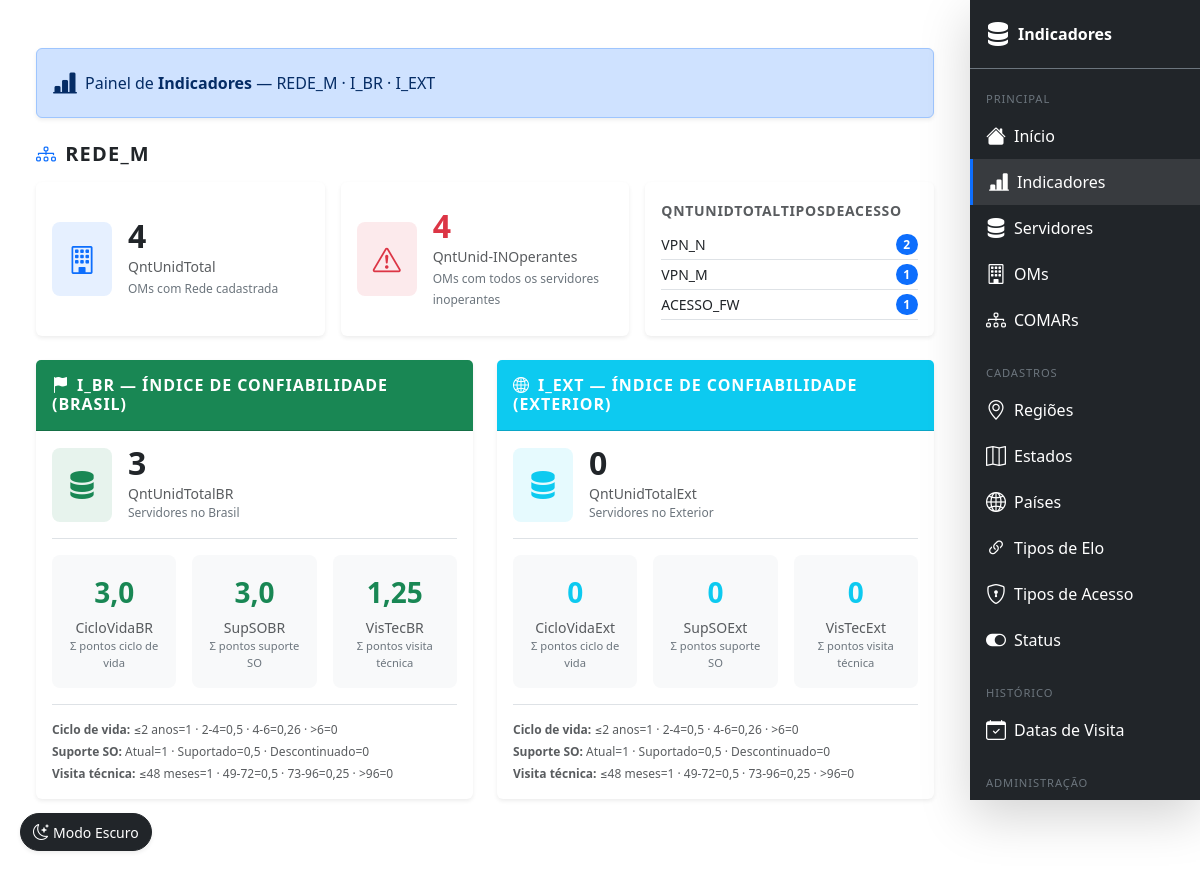
Page /indicadores/ (signed in) on the committed database.
### indicadores/models.py (models this page shows, shortened)
class TipoAcesso(models.Model):
    tipo = models.CharField(max_length=100)

### indicadores/views/views_indicadores.py (the view)
# urls.py: path('', include('indicadores.urls', namespace='ind')),
def indicadores(request):
    return render(request, 'indicadores.html', _compute_indicadores())

### indicadores/models.py (called while the page is built)
    def idade_anos(self):
        return (timezone.now().date() - self.data_aquisicao).days / 365

    def score_ciclo_vida(self):
        anos = self.idade_anos()
        if anos <= 2:
            return 1.0
        elif anos <= 4:
            return 0.5
        elif anos <= 6:
            return 0.26
        return 0.0

    def score_suporte_so(self):
        return {
            self.SUPORTE_ATUAL: 1.0,
            self.SUPORTE_SUPORTADO: 0.5,
            self.SUPORTE_DESCONTINUADO: 0.0,
        }.get(self.suporte_so, 0.0)

### indicadores/views/views_indicadores.py (called while the page is built)
def _score_vis_tec(ultima_visita):
    if ultima_visita is None:
        return 0.0
    meses = (timezone.now().date() - ultima_visita).days / 30.44
    if meses <= 48:
        return 1.0
    elif meses <= 72:
        return 0.5
    elif meses <= 96:
        return 0.25
    return 0.0

### templates/indicadores.html (shortened to what this page needs)
{% extends 'base.html' %}
{% block content %}
<div class="container-fluid py-4">
    <div class="row g-4 mb-4">
        <div class="col-12">
            <div class="alert alert-primary d-flex align-items-center gap-2 shadow-sm mb-0" role="alert">
                <i class="bi bi-bar-chart-line-fill fs-4"></i>
                <span>Painel de <strong>Indicadores</strong> — REDE_M · I_BR · I_EXT</span>
            </div>
        </div>
    </div>
    <h5 class="text-uppercase fw-bold mb-3" style="letter-spacing:.06em;">
        <i class="bi bi-diagram-3 me-2 text-primary"></i>REDE_M
    </h5>
    <div class="row g-3 mb-4">
        <div class="col-12 col-sm-6 col-xl-4">
            <div class="card border-0 shadow-sm h-100">
                <div class="card-body d-flex align-items-center gap-3 py-3">
                    <div class="rounded-3 bg-primary bg-opacity-10 p-3 flex-shrink-0">
                        <i class="bi bi-building fs-3 text-primary"></i>
                    </div>
                    <div>
                        <div class="fs-2 fw-bold lh-1">{{ rede_qnt_unid_total }}</div>
                        <div class="text-muted small mt-1">QntUnidTotal<br>
                            <span class="text-secondary" style="font-size:.75rem;">OMs com Rede cadastrada</span>
                        </div>
                    </div>
                </div>
            </div>
        </div>
        <div class="col-12 col-sm-6 col-xl-4">
            <div class="card border-0 shadow-sm h-100">
                <div class="card-body d-flex align-items-center gap-3 py-3">
                    <div class="rounded-3 bg-danger bg-opacity-10 p-3 flex-shrink-0">
                        <i class="bi bi-exclamation-triangle fs-3 text-danger"></i>
                    </div>
                    <div>
                        <div class="fs-2 fw-bold lh-1 text-danger">{{ rede_om_inoperantes }}</div>
                        <div class="text-muted small mt-1">QntUnid-INOperantes<br>
                            <span class="text-secondary" style="font-size:.75rem;">OMs com todos os servidores inoperantes</span>
                        </div>
                    </div>
                </div>
            </div>
        </div>
        <div class="col-12 col-xl-4">
            <div class="card border-0 shadow-sm h-100">
                <div class="card-header bg-transparent border-0 pb-0 pt-3 px-3">
                    <span class="fw-semibold small text-muted text-uppercase" style="letter-spacing:.05em;">
                        QntUnidTotalTiposdeAcesso
                    </span>
                </div>
                <div class="card-body pt-2">
                    {% if rede_tipos_acesso %}
                        <ul class="list-unstyled mb-0">
                            {% for ta in rede_tipos_acesso %}
                            <li class="d-flex justify-content-between align-items-center py-1 border-bottom">
                                <span class="small">{{ ta.tipo }}</span>
                                <span class="badge bg-primary rounded-pill">{{ ta.total }}</span>
                            </li>
                            {% endfor %}
                        </ul>
                    {% else %}
                        <p class="text-muted small mb-0">Nenhum servidor cadastrado.</p>
                    {% endif %}
                </div>
            </div>
        </div>
    </div>
    <div class="row g-4">
        <div class="col-12 col-lg-6">
            <div class="card border-0 shadow-sm h-100">
                <div class="card-header bg-success text-white py-3">
                    <h6 class="mb-0 fw-bold text-uppercase" style="letter-spacing:.06em;">
                        <i class="bi bi-flag-fill me-2"></i>I_BR — Índice de Confiabilidade (Brasil)
                    </h6>
                </div>
                <div class="card-body">
                    <div class="d-flex align-items-center gap-3 mb-3 pb-3 border-bottom">
                        <div class="rounded-3 bg-success bg-opacity-10 p-3 flex-shrink-0">
                            <i class="bi bi-server fs-3 text-success"></i>
                        </div>
                        <div>
                            <div class="fs-2 fw-bold lh-1">{{ ibr_qnt_total }}</div>
                            <div class="text-muted small mt-1">QntUnidTotalBR
                                <span class="d-block text-secondary" style="font-size:.75rem;">Servidores no Brasil</span>
                            </div>
                        </div>
                    </div>
                    <div class="row g-3">
                        <div class="col-12 col-sm-4">
                            <div class="text-center p-3 rounded-3 bg-light">
                                <div class="fs-3 fw-bold text-success">{{ ibr_ciclo_vida }}</div>
                                <div class="small text-muted mt-1">CicloVidaBR</div>
                                <div class="text-secondary" style="font-size:.7rem;">Σ pontos ciclo de vida</div>
                            </div>
                        </div>
                        <div class="col-12 col-sm-4">
                            <div class="text-center p-3 rounded-3 bg-light">
                                <div class="fs-3 fw-bold text-success">{{ ibr_sup_so }}</div>
                                <div class="small text-muted mt-1">SupSOBR</div>
                                <div class="text-secondary" style="font-size:.7rem;">Σ pontos suporte SO</div>
                            </div>
                        </div>
                        <div class="col-12 col-sm-4">
                            <div class="text-center p-3 rounded-3 bg-light">
                                <div class="fs-3 fw-bold text-success">{{ ibr_vis_tec }}</div>
                                <div class="small text-muted mt-1">VisTecBR</div>
                                <div class="text-secondary" style="font-size:.7rem;">Σ pontos visita técnica</div>
                            </div>
                        </div>
                    </div>
                    <div class="mt-3 pt-3 border-top">
                        <p class="text-muted mb-1" style="font-size:.75rem;"><strong>Ciclo de vida:</strong> ≤2 anos=1 · 2-4=0,5 · 4-6=0,26 · >6=0</p>
                        <p class="text-muted mb-1" style="font-size:.75rem;"><strong>Suporte SO:</strong> Atual=1 · Suportado=0,5 · Descontinuado=0</p>
                        <p class="text-muted mb-0" style="font-size:.75rem;"><strong>Visita técnica:</strong> ≤48 meses=1 · 49-72=0,5 · 73-96=0,25 · >96=0</p>
                    </div>
                </div>
            </div>
        </div>
        <div class="col-12 col-lg-6">
            <div class="card border-0 shadow-sm h-100">
                <div class="card-header bg-info text-white py-3">
                    <h6 class="mb-0 fw-bold text-uppercase" style="letter-spacing:.06em;">
                        <i class="bi bi-globe2 me-2"></i>I_EXT — Índice de Confiabilidade (Exterior)
                    </h6>
                </div>
                <div class="card-body">
                    <div class="d-flex align-items-center gap-3 mb-3 pb-3 border-bottom">
                        <div class="rounded-3 bg-info bg-opacity-10 p-3 flex-shrink-0">
                            <i class="bi bi-server fs-3 text-info"></i>
                        </div>
                        <div>
                            <div class="fs-2 fw-bold lh-1">{{ iext_qnt_total }}</div>
                            <div class="text-muted small mt-1">QntUnidTotalExt
                                <span class="d-block text-secondary" style="font-size:.75rem;">Servidores no Exterior</span>
                            </div>
                        </div>
                    </div>
                    <div class="row g-3">
                        <div class="col-12 col-sm-4">
                            <div class="text-center p-3 rounded-3 bg-light">
                                <div class="fs-3 fw-bold text-info">{{ iext_ciclo_vida }}</div>
                                <div class="small text-muted mt-1">CicloVidaExt</div>
                                <div class="text-secondary" style="font-size:.7rem;">Σ pontos ciclo de vida</div>
                            </div>
                        </div>
                        <div class="col-12 col-sm-4">
                            <div class="text-center p-3 rounded-3 bg-light">
                                <div class="fs-3 fw-bold text-info">{{ iext_sup_so }}</div>
                                <div class="small text-muted mt-1">SupSOExt</div>
                                <div class="text-secondary" style="font-size:.7rem;">Σ pontos suporte SO</div>
                            </div>
                        </div>
                        <div class="col-12 col-sm-4">
                            <div class="text-center p-3 rounded-3 bg-light">
                                <div class="fs-3 fw-bold text-info">{{ iext_vis_tec }}</div>
                                <div class="small text-muted mt-1">VisTecExt</div>
                                <div class="text-secondary" style="font-size:.7rem;">Σ pontos visita técnica</div>
                            </div>
                        </div>
                    </div>
                    <div class="mt-3 pt-3 border-top">
                        <p class="text-muted mb-1" style="font-size:.75rem;"><strong>Ciclo de vida:</strong> ≤2 anos=1 · 2-4=0,5 · 4-6=0,26 · >6=0</p>
                        <p class="text-muted mb-1" style="font-size:.75rem;"><strong>Suporte SO:</strong> Atual=1 · Suportado=0,5 · Descontinuado=0</p>
                        <p class="text-muted mb-0" style="font-size:.75rem;"><strong>Visita técnica:</strong> ≤48 meses=1 · 49-72=0,5 · 73-96=0,25 · >96=0</p>
                    </div>
                </div>
            </div>
        </div>
    </div>
</div>
{% endblock %}

### templates/base.html (style rules this page uses)
@media (min-width: 992px) { body { padding-right: 230px; } }

### rows in the picture
TipoAcesso: tipo "VPN_N", total "2"
TipoAcesso: tipo "VPN_M", total "1"
TipoAcesso: tipo "ACESSO_FW", total "1"

### other values in the picture
{{ rede_qnt_unid_total }} "4"
{{ rede_om_inoperantes }} "4"
{{ ibr_qnt_total }} "3"
{{ ibr_ciclo_vida }} "3,0"
{{ ibr_sup_so }} "3,0"
{{ ibr_vis_tec }} "1,25"
{{ iext_qnt_total }} "0"
{{ iext_ciclo_vida }} "0"
{{ iext_sup_so }} "0"
{{ iext_vis_tec }} "0"
